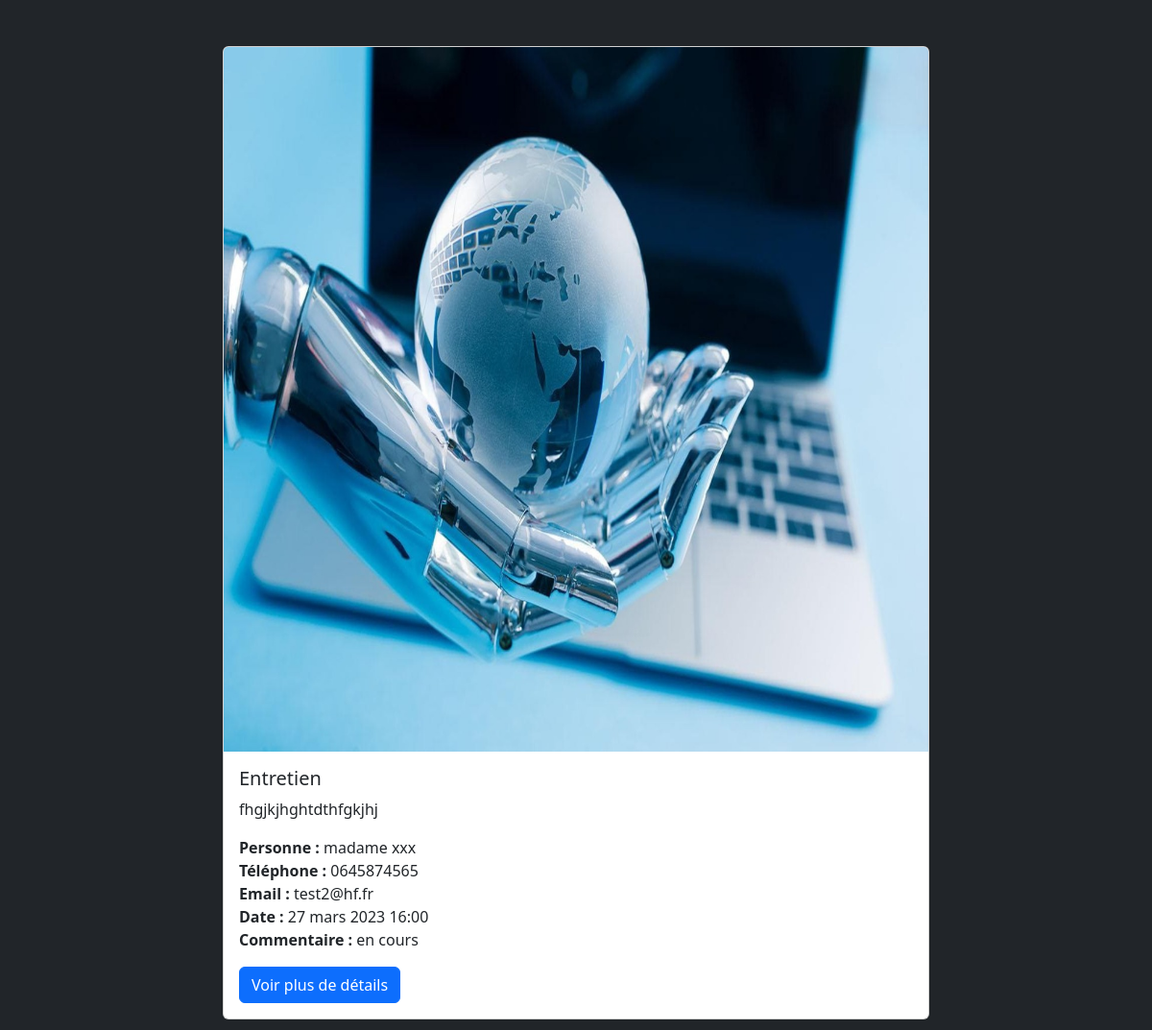
/rendezvous/entretien/, run on the app's committed database.
### gestion_rdv/models.py (models this page shows, shortened)
class RendezVous(models.Model):
    nom = models.CharField(max_length=255)
    personne = models.CharField(max_length=255, null=True)
    date = models.DateTimeField()
    description = models.TextField()
    slug = models.SlugField(unique=True, editable=False)
    img = models.ImageField(upload_to="images/", default='images/default.png', blank=True, null=True)
    commentaire = models.TextField(max_length=550, null=True)
    finished = models.BooleanField(default=False)
    telephone = models.CharField(max_length=20, blank=True, null=True)
    email = models.EmailField(blank=True, null=True)
    class Meta:
        verbose_name = 'rendez-vous'
        verbose_name_plural = 'rendez-vous'
        ordering = ['date']

### gestion_rdv/views.py (the view)
# urls.py: path('rendezvous/<slug:slug>/', detail_rendezvous, name='detail')
def detail_rendezvous(request, slug):
    rendezvous = get_object_or_404(RendezVous, slug=slug)
    return render(request, 'detail_rendezvous.html', {'rdv': rendezvous})

### gestion_rdv/templates/detail_rendezvous.html
{% extends 'base.html' %}
{% load static %}
{% block content %}
    <div class="container mt-5">
        <div class="row">
            <div class="col-md-8 mx-auto">
                <div class="card mb-5">
                    <img src="{{ rdv.img.url }}" class="card-img-top" alt="...">
                    <div class="card-body">
                        <h5 class="card-title">{{ rdv.nom }}</h5>
                        <p class="card-text">{{ rdv.description }}</p>
                        <ul class="list-unstyled">
                            <li><strong>Personne : </strong>{{ rdv.personne }}</li>
                            <li><strong>Téléphone : </strong>{{ rdv.telephone }}</li>
                            <li><strong>Email : </strong>{{ rdv.email }}</li>
                            <li><strong>Date : </strong>{{ rdv.date }}</li>
                            <li><strong>Commentaire : </strong>{{ rdv.commentaire }}</li>
                        </ul>
                        <a href="{% url 'detail' rdv.slug %}" class="btn btn-primary">Voir plus de détails</a>
                    </div>
                </div>
            </div>
        </div>
    </div>
{% endblock %}

### data on the page
RendezVous: img (picture), nom "Entretien", description "fhgjkjhghtdthfgkjhj", personne "madame xxx", telephone "0645874565", email "test2@hf.fr", date "27 mars 2023 16:00", commentaire "en cours"
